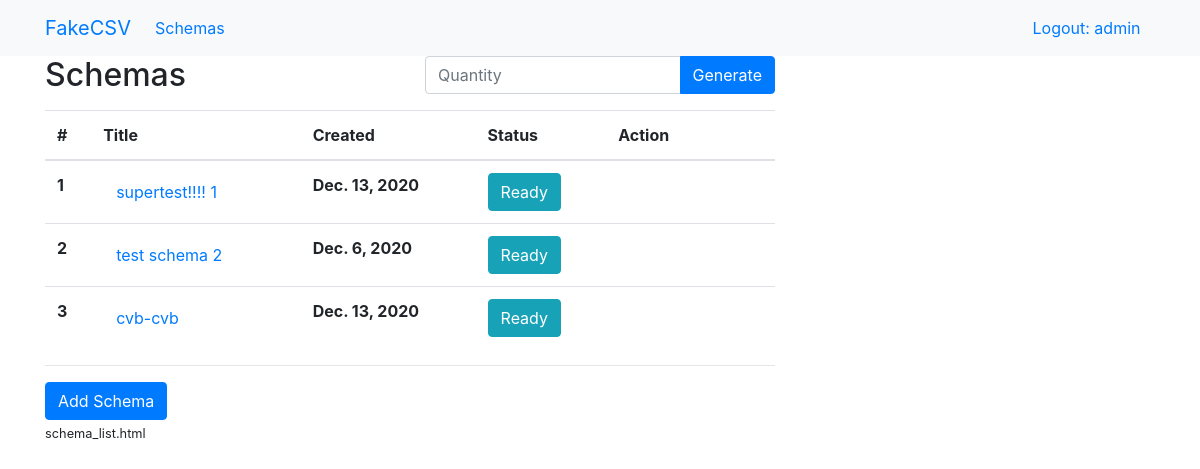
The page /schema/ (signed in) on the database its author committed.
### maker/models.py (models this page shows, shortened)
class Schema(models.Model):
    COMMA = ','
    SEMICOLON = ';'
    DOUBLE_QUOT = '"'
    SINGLE_QUOT = "'"
    COLUMN_SEPARATORS = [
        (COMMA, 'Comma (,)'),
        (SEMICOLON, 'Semicolon (;)'),
    ]
    STRING_SEPARATORS = [
        (SINGLE_QUOT, "Quotation mark (')"),
        (DOUBLE_QUOT, 'Double quotation mark (")'),
    ]
    name = models.CharField(
        max_length=40,
    )
    column_separator = models.CharField(
        max_length=1,
        choices=COLUMN_SEPARATORS,
        default=COMMA,
    )
    string_character = models.CharField(
        max_length=1,
        choices=STRING_SEPARATORS,
        default=DOUBLE_QUOT
    )
    author = models.ForeignKey(User, on_delete=models.CASCADE)
    modified = models.DateField(
        auto_now=True
    )

### maker/views.py (the view)
# urls.py: path('schema/', views.SchemaListView.as_view()),
class SchemaListView(LoginRequiredMixin, ListView):
    login_url = 'accounts/login/'
    model = Schema
    def get_queryset(self):
        return Schema.objects.filter(
            author=self.request.user
        )

### templates/maker/schema_list.html (shortened to what this page needs)
{% extends 'maker/base.html' %}
{% load widget_tweaks %}
{% block content %}
  <div class="row">
    <div class="col-sm-6">
      <H2>Schemas</H2>
    </div>
    <div class="col-sm-6">
      <div class="input-group mb-3">
        <input type="number"
               id="quantity"
               class="form-control"
               placeholder="Quantity"
               aria-label="Quantity"
               aria-describedby="basic-addon2"
               width="50px"
               style="width: 40px"
               min="1"
               max="1000"
        >
        <div class="input-group-append">
          <a class="btn btn-primary generate"
             href="#" id="generate"
          >Generate</a>
        </div>
      </div>
    </div>
  </div>
  {% if schema_list %}
    <table class="table">
      <thead>
      <tr>
        <th scope="col">#</th>
        <th scope="col">Title</th>
        <th scope="col">Created</th>
        <th scope="col">Status</th>
        <th scope="col">Action</th>
      </tr>
      </thead>
      <tbody>
      {% for schema in schema_list %}
        <tr>
          <th scope="row">{{ forloop.counter }}</th>
          <th scope="row">
            <a class="btn btn-link schemaId"
               href="{% url 'schema_detail' schema.id %}"
               id="name{{ schema.id }}"
            >{{ schema.name }}</a>
          </th>
          <th scope="row">{{ schema.modified }}</th>
          <th scope="row">
            <span
              class="btn btn-info"
              id="status{{ schema.id }}"
            >Ready</span>
          </th>
          <th scope="row">
          </th>
        </tr>
      {% endfor %}
      </tbody>
    </table>
  {% else %}
    <p>No schema are available.</p>
  {% endif %}
  <hr>
  <a class="btn btn-primary btn-comment"
     href="{% url 'schema_new' %}">Add Schema</a>
  <br>
  <small>schema_list.html</small>
{% endblock %}

### templates/maker/base.html (shortened to what this page needs)
<!DOCTYPE html>
{% load static %}
<html>
<head>
  <link rel="stylesheet" href="https://stackpath.bootstrapcdn.com/bootstrap/4.1.3/css/bootstrap.min.css"
>
  <link href="https://maxcdn.bootstrapcdn.com/font-awesome/4.7.0/css/font-awesome.min.css" rel="stylesheet">
</head>
<body class='loader'>
<nav class="navbar navbar-expand-lg bg-light techfont">
  <div class="container">
    <div class="navbar-nav align-items-center">
      <a class="navbar-brand" href="#">FakeCSV</a>
      <a class="nav-item nav-link"
         href="{% url 'schema_list' %}">Schemas</a>
    </div>
    <div class="navbar-nav align-items-center ml-auto">
      {% if user.is_authenticated %}
        <a class="nav-link" href="{% url 'logout' %}"
        >Logout: {{ user.username }}</a>
      {% else %}
        <span class="fa fa-user"
              aria-hidden="true"></span></a>
        <a class="nav-link"
           href="{% url 'login' %}">Login</a>
      {% endif %}
    </div>
  </div>
</nav>
<div class="content container">
  <div class="row">
    <div class="col-md-8">
      <div class="blog_posts">
        {% block content %}
        {% endblock %}
      </div>
    </div>
  </div>
</div>
</body>
</html>

### rows shown on the page
Schema: name "supertest!!!! 1", modified "Dec. 13, 2020"
Schema: name "test schema 2", modified "Dec. 6, 2020"
Schema: name "cvb-cvb", modified "Dec. 13, 2020"

### other values the page prints
{{ user.username }} "admin"
